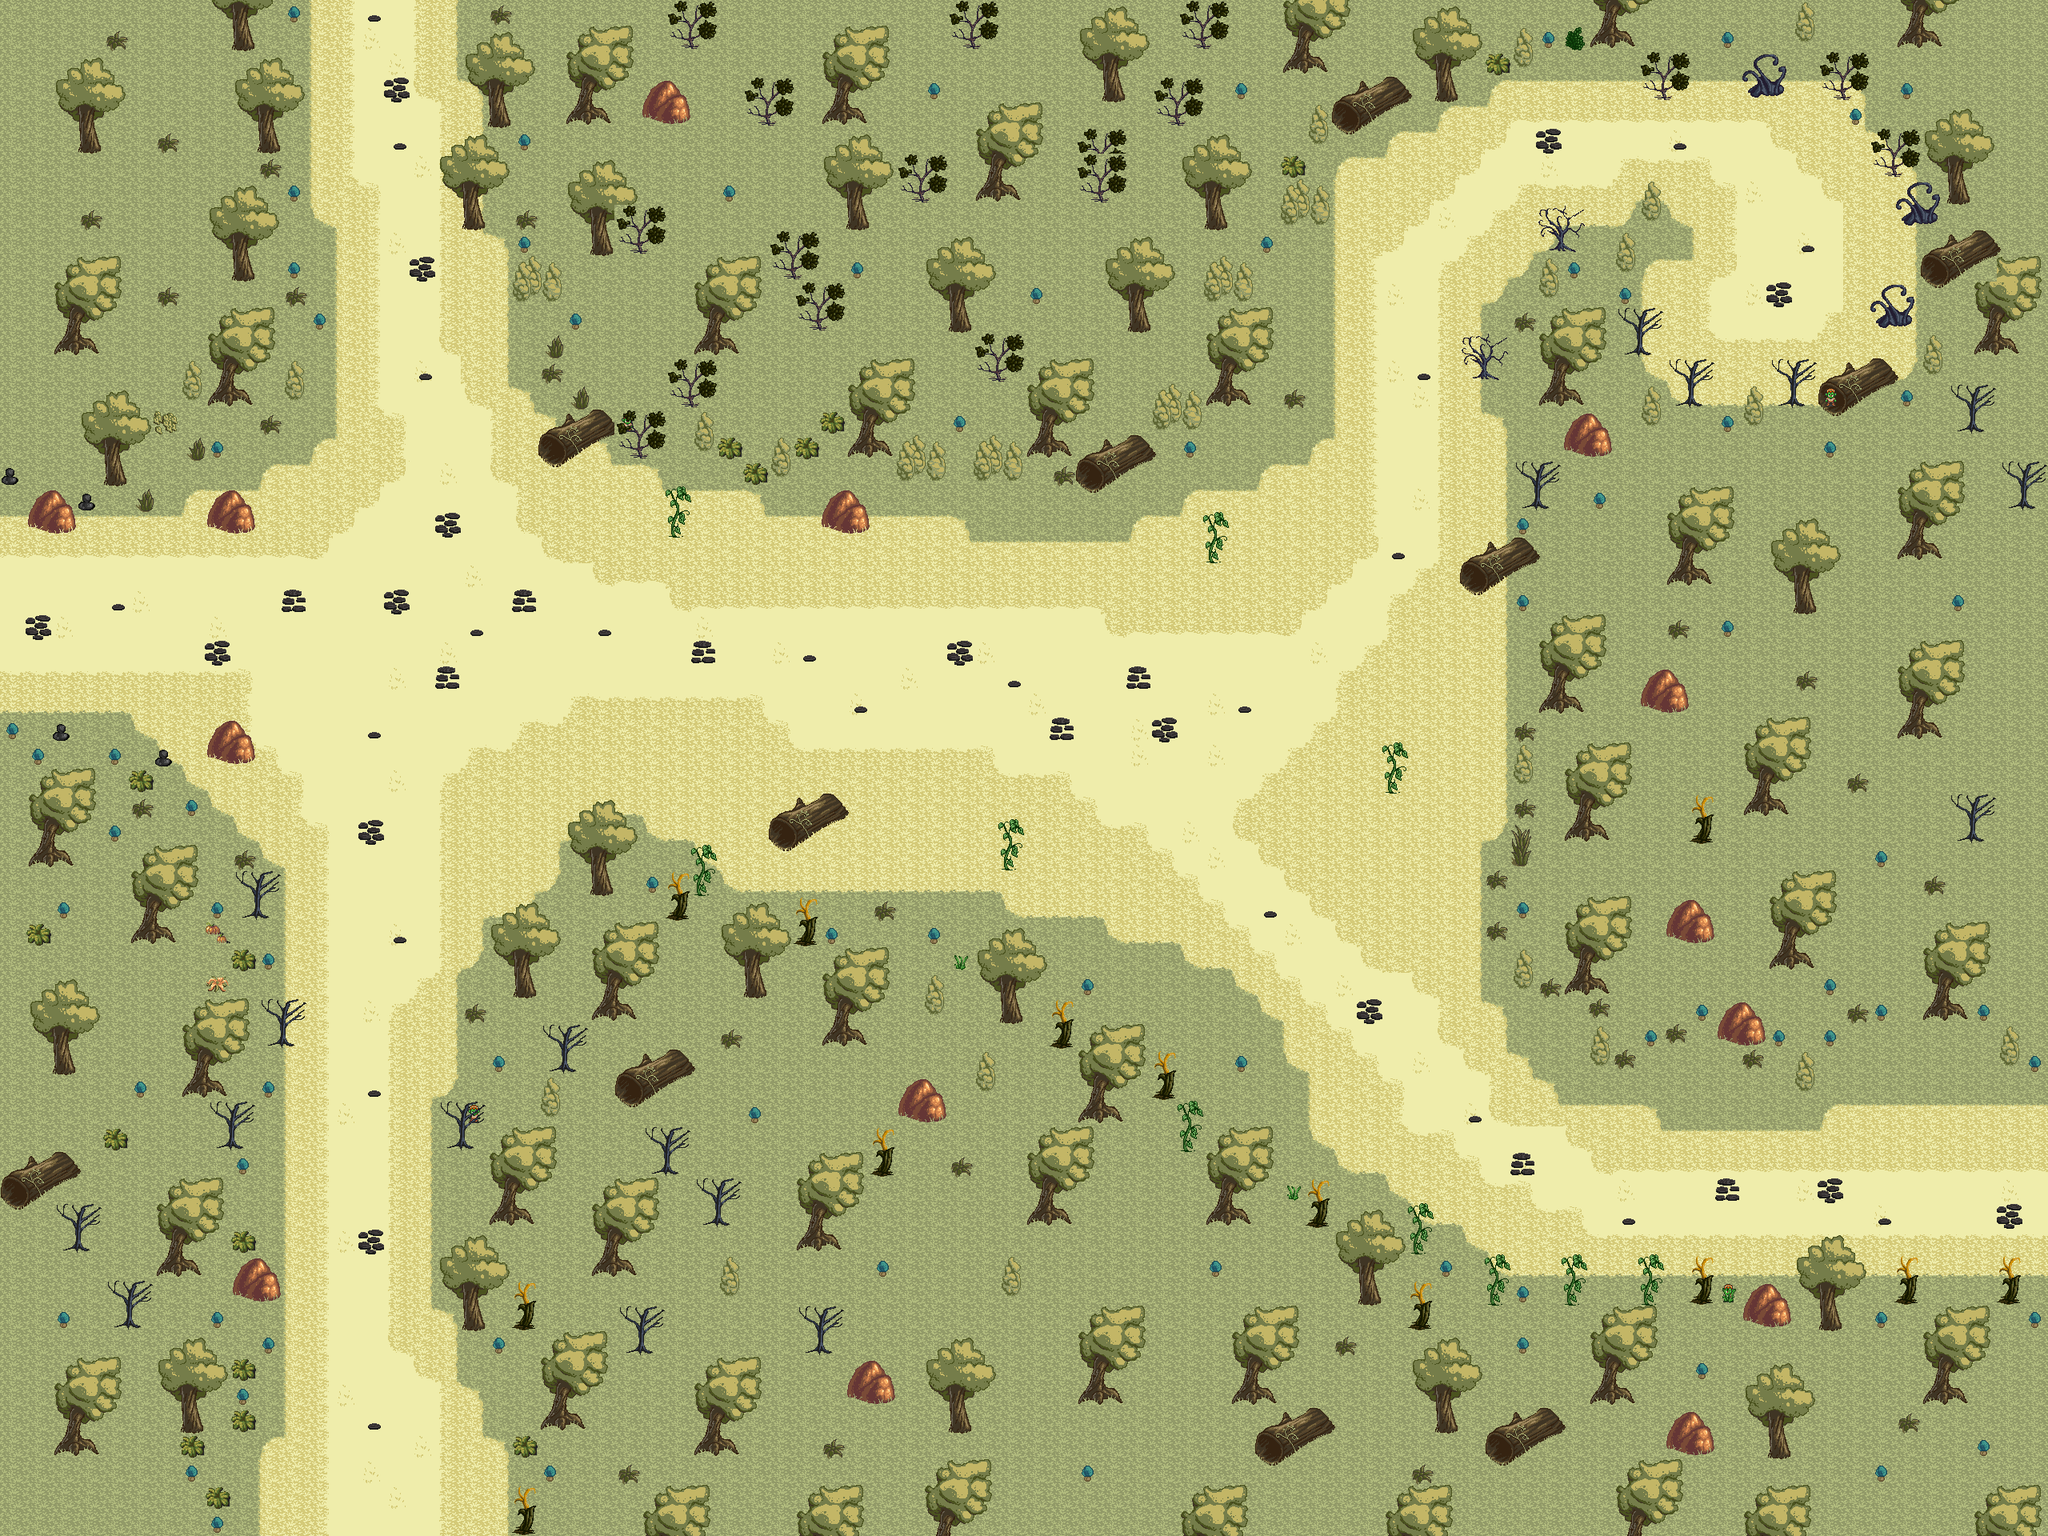

A level layout from a 2D game, rendered from its tile map. Below: a short description, then the map file with tile-grid data replaced by summaries:
An orthogonal 80x60 tile map with 32x32 px tiles, 6 tile layers (Wiese dunkel, Wiese hell, Weg, Steine, ...), 11 tilesets and 8 objects (spweg, sphof, spap, splich, exap, ...).

<map version="1.0" orientation="orthogonal" renderorder="right-down" width="80" height="60" tilewidth="32" tileheight="32" nextobjectid="9">
 <tileset firstgid="1" name="225835_hyptosis_tile-art-batch-1" tilewidth="32" tileheight="32" tilecount="900" columns="30">
  <image source="../Downloads/hyptosis tiles/225835_hyptosis_tile-art-batch-1.png" width="960" height="960" />
 </tileset>
 <tileset firstgid="901" name="225836_hyptosis_til-art-batch-2" tilewidth="32" tileheight="32" tilecount="900" columns="30">
  <image source="../Downloads/hyptosis tiles/225836_hyptosis_til-art-batch-2.png" width="960" height="960" />
 </tileset>
 <tileset firstgid="1801" name="225837_hyptosis_tile-art-batch-3" tilewidth="32" tileheight="32" tilecount="900" columns="30">
  <image source="../Downloads/hyptosis tiles/225837_hyptosis_tile-art-batch-3.png" width="960" height="960" />
 </tileset>
 <tileset firstgid="2701" name="225838_hyptosis_tile-art-batch-4" tilewidth="32" tileheight="32" tilecount="900" columns="30">
  <image source="../Downloads/hyptosis tiles/225838_hyptosis_tile-art-batch-4.png" width="960" height="960" />
 </tileset>
 <tileset firstgid="3601" name="225839_hyptosis_tile-art-batch-5" tilewidth="32" tileheight="32" tilecount="722" columns="19">
  <image source="../Downloads/hyptosis tiles/225839_hyptosis_tile-art-batch-5.png" width="636" height="1219" />
 </tileset>
 <tileset firstgid="4323" name="225842_hyptosis_sprites-and-tiles-for-you" tilewidth="32" tileheight="32" tilecount="900" columns="30">
  <image source="../Downloads/hyptosis tiles/225842_hyptosis_sprites-and-tiles-for-you.png" width="960" height="960" />
 </tileset>
 <tileset firstgid="5223" name="town" tilewidth="32" tileheight="32" tilecount="256" columns="16">
  <image source="../Downloads/hyptosis tiles/town.png" width="512" height="512" />
 </tileset>
 <tileset firstgid="5479" name="trees" tilewidth="32" tileheight="32" tilecount="256" columns="16">
  <image source="../Downloads/hyptosis tiles/trees.png" width="512" height="512" />
 </tileset>
 <tileset firstgid="5735" name="trees_plants" tilewidth="32" tileheight="32" tilecount="256" columns="16">
  <image source="../Downloads/hyptosis tiles/trees_plants.png" width="512" height="512" />
 </tileset>
 <tileset firstgid="5991" name="trees_plants_rocks" tilewidth="32" tileheight="32" tilecount="256" columns="16">
  <image source="../Downloads/hyptosis tiles/trees_plants_rocks.png" width="512" height="512" />
 </tileset>
 <tileset firstgid="6247" name="Nachtfilter" tilewidth="32" tileheight="32" tilecount="4" columns="2">
  <image source="../Downloads/hyptosis tiles/Nachtfilter.png" width="64" height="64" />
 </tileset>
 <layer name="Wiese dunkel" width="80" height="60">
  <data>[4800 cells, 4800 non-empty, 1 distinct tile ids]</data>
 </layer>
 <layer name="Wiese hell" width="80" height="60">
  <data>[4800 cells, 1716 non-empty, 16 distinct tile ids]</data>
 </layer>
 <layer name="Weg" width="80" height="60">
  <data>[4800 cells, 913 non-empty, 14 distinct tile ids]</data>
 </layer>
 <layer name="Steine" width="80" height="60">
  <data>[4800 cells, 45 non-empty, 3 distinct tile ids]</data>
 </layer>
 <layer name="Collision" width="80" height="60">
  <data>[4800 cells, 1408 non-empty, 76 distinct tile ids]</data>
 </layer>
 <objectgroup name="Spawnpoints">
  <object id="5" name="spweg" x="24" y="752" width="32" height="32" />
  <object id="6" name="sphof" x="464" y="1872" width="32" height="32" />
  <object id="7" name="spap" x="465" y="24" width="32" height="32" />
  <object id="8" name="splich" x="2512" y="1488" width="32" height="32" />
 </objectgroup>
 <objectgroup name="Exitpoints">
  <object id="1" name="exap" x="373" y="-16" width="209.091" height="27.2727" />
  <object id="2" name="exweg" x="-16" y="672" width="27.2727" height="218.182" />
  <object id="3" name="exhof" x="320" y="1912" width="303.03" height="24.2424" />
  <object id="4" name="exlich" x="2552" y="1376" width="27.2727" height="218.182" />
 </objectgroup>
 <layer name="jesus" width="80" height="60">
  <data>[4800 cells, 1 non-empty, 1 distinct tile ids]</data>
 </layer>
</map>
